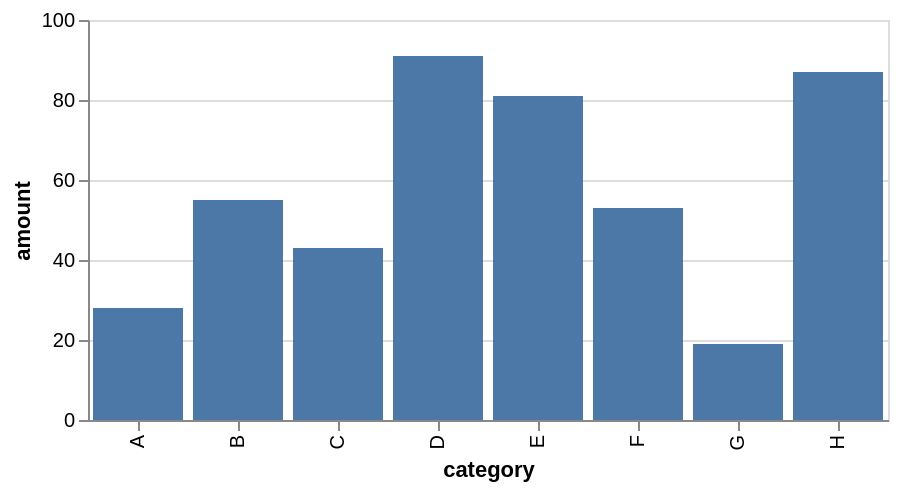

Vega-Lite specification for this chart:
### Vega-Lite specification from a JSON file in a GitHub repository (floating-point values rounded to 4 significant figures)
{"$schema": "https://vega.github.io/schema/vega-lite/v2.json", "description": "A simple bar chart with embedded data.", "width": 400, "height": 200, "data": {"values": [{"category": "A", "amount": 28}, {"category": "B", "amount": 55}, {"category": "C", "amount": 43}, {"category": "D", "amount": 91}, {"category": "E", "amount": 81}, {"category": "F", "amount": 53}, {"category": "G", "amount": 19}, {"category": "H", "amount": 87}]}, "mark": "bar", "encoding": {"x": {"field": "category", "type": "ordinal"}, "y": {"field": "amount", "type": "quantitative"}}}
